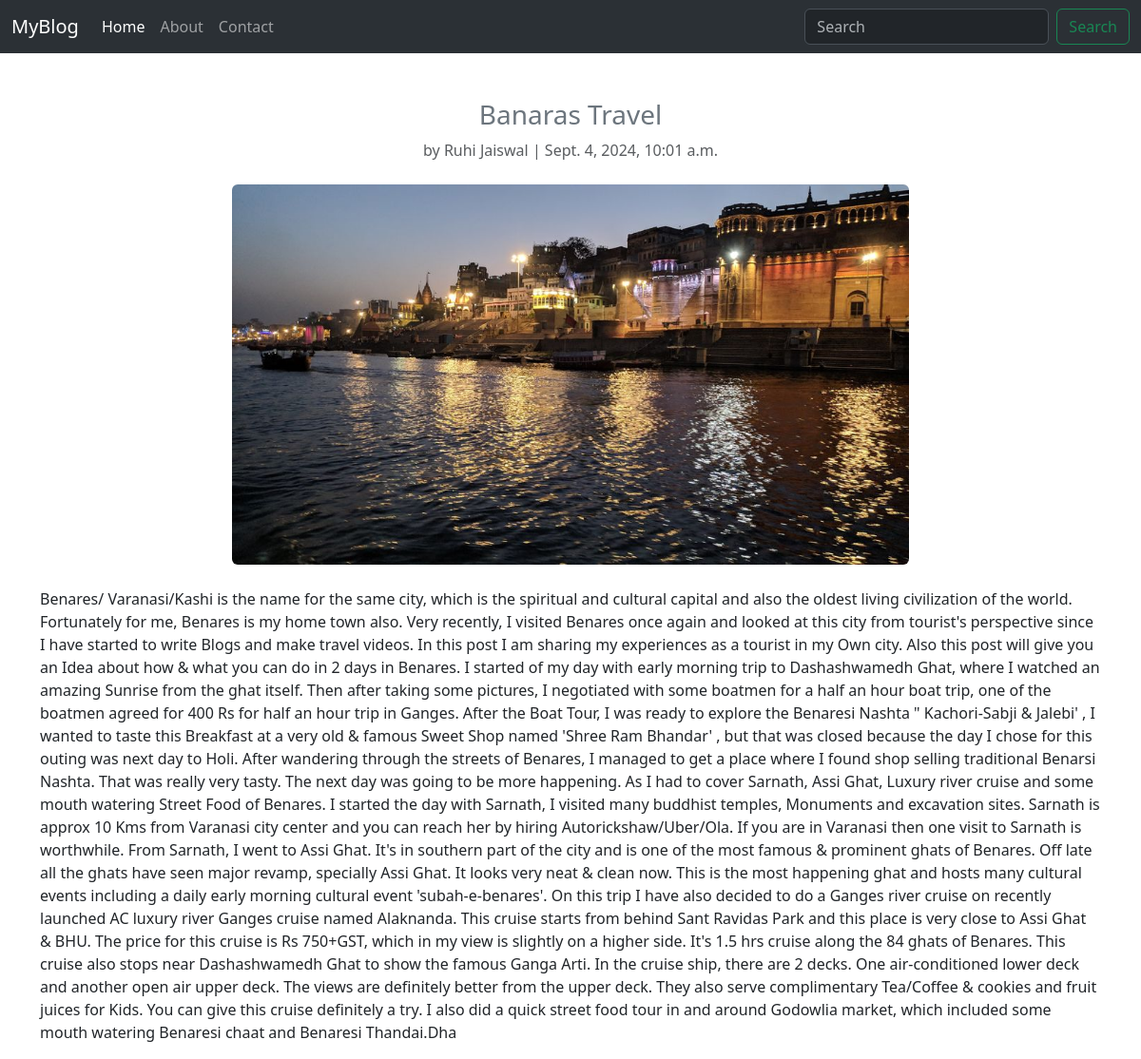
/4, run on the app's committed database.
### blog_app/models.py (models this page shows, shortened)
class Category(models.Model):
    topics = [('pl','Plants'),
              ('al','Animals'),
              ('na','Nature'),
              ('pc','Place')]
    user_name = models.CharField(max_length=100)
    email = models.EmailField(max_length=100)
    state = models.CharField(max_length=100)
    topic = models.CharField(max_length=80, choices=topics)
    image = models.ImageField(upload_to='images/')
    heading = models.CharField(max_length=100)
    description = models.TextField()
    date = models.DateTimeField()

### blog_app/views.py (the view)
# urls.py: path("<int:id>", views.view_details, name="view_details"),
def view_details(request,id):
    detail = get_object_or_404(Category,pk=id)
    return render(request,"view.html",{"detail":detail})

### templates/view.html (shortened to what this page needs)
{% extends "base.html" %}
{% block body %}
    <div class="container mt-5">
        <div class="text-center mb-4">
            <h3 class="text-secondary">{{ detail.heading }}</h3>
            <p class="text-muted">by {{ detail.user_name }} | {{ detail.date }}</p>
        </div>
        <div class="text-center mb-4">
            <img src="{{ detail.image.url }}" alt="Blog Image" class="img-fluid rounded" style="max-height: 400px; object-fit: cover;">
        </div>
        <div class="content">
            <p>{{ detail.description }}</p>
        </div>
    </div>
{% endblock body %}

### data on the page
Category: heading "Banaras Travel", user_name "Ruhi Jaiswal", date "Sept. 4, 2024, 10:01 a.m.", image (picture), description "Benares/ Varanasi/Kashi is the name for the same city, which is the spiritual and cultural capital and also the oldest living civilization of the world. Fortunately for me, Benares is my home town also. Very recently, I visited Benares once again and looked at this city from tourist's perspective since I have started to write Blogs and make travel videos. In this post I am sharing my experiences as a tourist in my Own city. Also this post will give you an Idea about how & what you can do in 2 days in Benares. I started of my day with early morning trip to Dashashwamedh Ghat, where I watched an amazing Sunrise from the ghat itself. Then after taking some pictures, I negotiated with some…"
